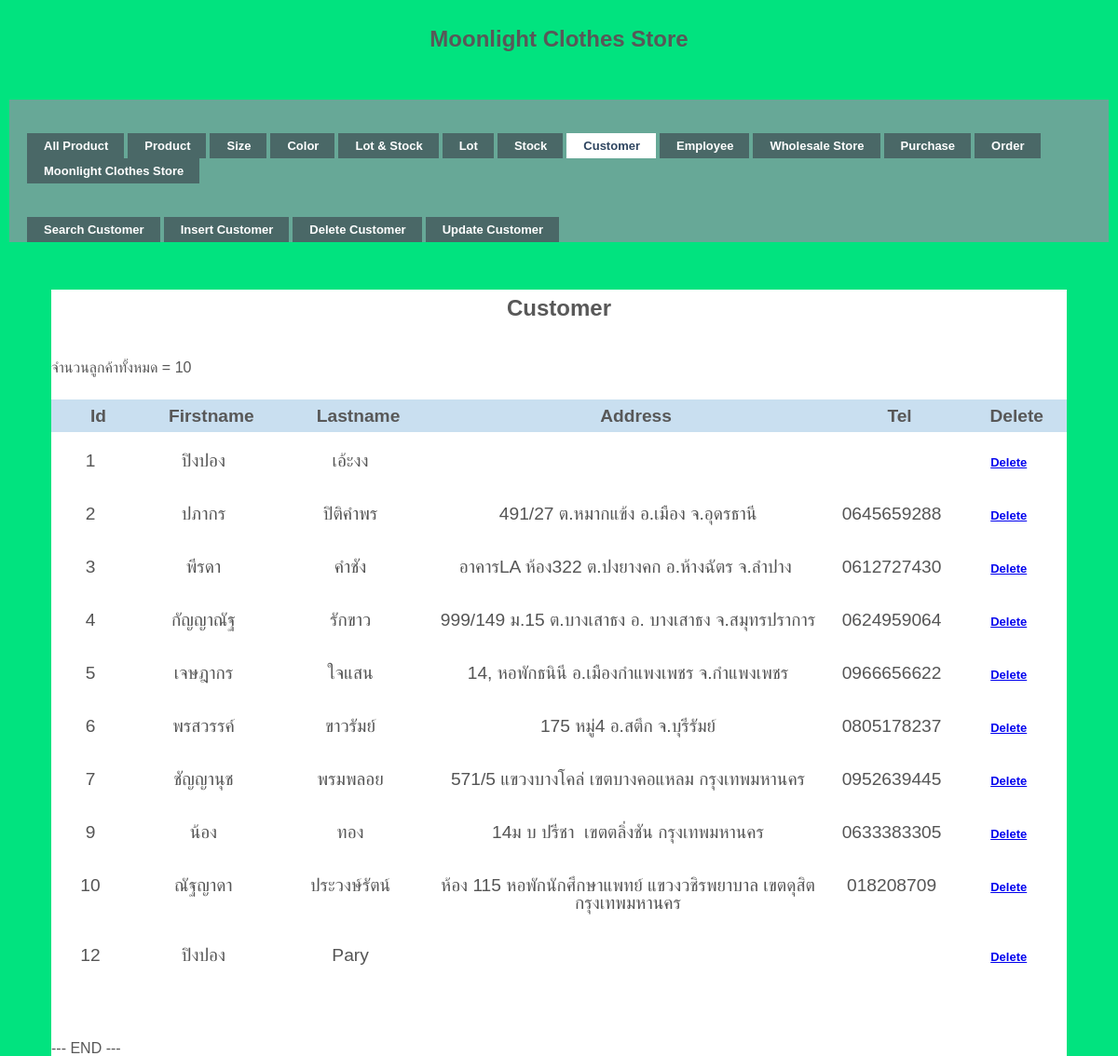
The app's page /Customer.php with its own data.
### tables this page shows
CREATE TABLE `customer` (
  `CustomerId` int(100) NOT NULL,
  `CustomerFirstname` varchar(50) NOT NULL,
  `CustomerLastname` varchar(50) NOT NULL,
  `CustomerAddress` varchar(100) NOT NULL,
  `CustomerTel` varchar(10) NOT NULL
);

### Customer.php (the view, shortened to what this page needs)
<!DOCTYPE html PUBLIC "-//W3C//DTD XHTML 1.0 Transitional//EN" "http://www.w3.org/TR/xhtml1/DTD/xhtml1-transitional.dtd">
<html xmlns="http://www.w3.org/1999/xhtml">
<head>
<link rel="stylesheet" href="styles.css" type="text/css" />
<h1>Moonlight Clothes Store</h1>
</head>
<body>
<div id="demo-container">
  <ul id="simple-menu">
  	<li><a href="allproduct.php" ><span>All Product</span></a></li>
  	<li><a href="product.php" ><span>Product</span></a></li>
	<li><a href="size.php" ><span>Size</span></a></li>
    <li><a href="color.php" ><span>Color</span></a></li>
  	<li><a href="lot&stock.php"  ><span>Lot & Stock </span></a></li>
  	<li><a href="lot.php" ><span>Lot </span></a></li>
    <li><a href="stock.php" ><span>Stock </span></a></li>
  	<li><a href="Customer.php" class="current"><span>Customer</span></a></li>
    <li><a href="Employee.php" ><span>Employee</span></a></li>
    <li><a href="wholesale.php" ><span>Wholesale Store</span></a></li>
    <li><a href="purchase.php" ><span>Purchase</span></a></li>
    <li><a href="order.php" ><span>Order</span></a></li>
    <li><a href="/moonlight/public/index.php"><span>Moonlight Clothes Store</span></a></li>
  </ul>
</div>
<div id="demo-container">
  <ul id="simple-menu">
    <li><a href="searchCus.php"><span>Search Customer</span></a></li>
    <li><a href="insertCus.php"><span>Insert Customer</span></a></li>
    <li><a href="deCusId.php"><span>Delete Customer</span></a></li>
    <li><a href="updateCus.php"><span>Update Customer</span></a></li>
  </ul>
</div>
<br><br>
<div id="wrapper">
<h1> Customer</h1>
</head>
</body>
</html>
  <?php
  require('connect.php');
  $sql = ' SELECT * FROM customer;';
  $conn = mysqli_connect($servername, $username, $password, $dbname);
  $result = mysqli_query($conn, $sql);
  $objQuery = mysqli_query($conn, $sql) or die("Error Query [" . $sql . "]");
  if (mysqli_num_rows($result) > 0) {
        echo 'จำนวนลูกค้าทั้งหมด = ';
        echo mysqli_num_rows($result);
    } else {
    echo "EMPTY DATA";
    }
  ?>
 <table id="keywords" cellspacing="0" cellpadding="0">
    <thead><br>
    <tr>
      <th width="50"><div align="center"><span>Id</span></div></th>
      <th width="120"><div align="center"><span>Firstname</span></div></th>
      <th width="150"><div align="center"><span>Lastname</span></div></th>
      <th width="570"><div align="center"><span>Address</span></div></th>
      <th width="100"><div align="center"><span>Tel</span></div></th>
      <th width="70"><div align="center"><span>Delete</span></div></th>
    </tr>
    </thead>
    <tbody>
    <?php
    while ($objResult = mysqli_fetch_array($objQuery)) {
    ?>
      <tr>
        <td><?php echo $objResult["CustomerId"]; ?></td>
        <td><?php echo $objResult["CustomerFirstname"]; ?></td>
        <td><?php echo $objResult["CustomerLastname"]; ?></td>
        <td><?php echo $objResult["CustomerAddress"]; ?></td>
        <td><?php echo $objResult["CustomerTel"]; ?></td>
        <td align="center"><a href="deleteCusId.php?CustomerId=<?php echo $objResult["CustomerId"]; ?>"><ul id="simple-menu">Delete</ul></a></td>
      </tr>
    <?php
    }
    ?>
  </tbody>
  </table>
  <?php
  echo "--- END ---";
  ?>
</body>
</html>

### styles.css (style rules this page uses)
h1 { font-family:Verdana, Arial, Helvetica, sans-serif; font-size:16px; font-weight:bold; margin:0; padding:0; }
#demo-container { padding:25px 15px 0 15px; background:#67A897; }
ul#simple-menu { list-style-type:none; width:100%; position:relative; height:27px; font-family:"Trebuchet MS",Arial,sans-serif; font-size:13px; font-weight:bold; margin:0; padding:11px 0 0 0; }
ul#simple-menu li { display:block; float:left; margin:0 0 0 4px; height:27px; }
ul#simple-menu li a { display:block; float:left; color:#fff; background:#4A6867; line-height:27px; text-decoration:none; padding:0 17px 0 18px; height:27px; }
ul#simple-menu li a.current { color:#2E4560; background:#fff; }
html, body, div, span, applet, object, iframe, h1, h2, h3, h4, h5, h6, p, blockquote, pre, a, abbr, acronym, address, big, cite, code, del, dfn, em, img, ins, kbd, q, s, samp, small, strike, strong, sub, sup, tt, var, b, u, i, center, dl, dt, dd, ol, ul, li, fieldset, form, label, legend, table, caption, tbody, tfoot, thead, tr, th, td, article, aside, canvas, details, embed, figure, figcaption, footer, header, hgroup, menu, nav, output, ruby, section, summary, time, mark, audio, video { margin: 0; padding: 0; border: 0; font-size: 150%; font: inherit; vertical-align: baseline; outline: none; -webkit-font-smoothing: antialiased; -webkit-text-size-adjust: 100%; -ms-text-size-adjust: 100%; -webkit-box-sizing: border-box; -moz-box-sizing: border-box; box-sizing: border-box; }
html { overflow-y: scroll; }
body { background: #eee url('https://i.imgur.com/eeQeRmk.png'); font-family: 'Helvetica Neue', Helvetica, Arial, sans-serif; font-size: 100%; line-height: 1; color: #585858; padding: 22px 10px; padding-bottom: 55px; }
ol, ul { list-style: none; }
table { border-collapse: collapse; border-spacing: 0; }
h1 { font-family: 'Amarante', Tahoma, sans-serif; font-weight: bold; font-size: 150%; line-height: 1.7em; margin-bottom: 10px; text-align: center; }
#wrapper { display: block; width: 1090px; background: rgb(600, 600, 600); margin: 0 auto; padding: 0px 0px; -webkit-box-align: 2px 2px 3px -1px rgba(0,0,0,0.35); }
#keywords { margin: 0 auto; font-size: 1.2em; margin-bottom: 15px; }
#keywords thead { cursor: pointer; background: #c9dff0; }
#keywords thead tr th { font-weight: bold; padding: 8px 5px; padding-left: 42px; }
#keywords thead tr th span { padding-right: 20px; background-repeat: no-repeat; background-position: 100% 100%; }
#keywords tbody tr { color: #555; }
#keywords tbody tr td { text-align: center; padding: 15px 10px; }
* { box-sizing: border-box; }
html, body { height: 100%; }
body { display: grid; grid-template-rows: 1fr; font-family: "Raleway", sans-serif; background-color: #01e37f; }

### records on screen
customer: CustomerId "1", CustomerFirstname "ปิงปอง", CustomerLastname "เอ้ะงง"
customer: CustomerId "2", CustomerFirstname "ปภากร", CustomerLastname "ปิติคำพร", CustomerAddress "491/27 ต.หมากแข้ง อ.เมือง จ.อุดรธานี", CustomerTel "0645659288"
customer: CustomerId "3", CustomerFirstname "พีรดา", CustomerLastname "คำชัง", CustomerAddress "อาคารLA ห้อง322 ต.ปงยางคก อ.ห้างฉัตร จ.ลำปาง", CustomerTel "0612727430"
customer: CustomerId "4", CustomerFirstname "กัญญาณัฐ", CustomerLastname "รักขาว", CustomerAddress "999/149 ม.15 ต.บางเสาธง อ. บางเสาธง จ.สมุทรปราการ", CustomerTel "0624959064"
customer: CustomerId "5", CustomerFirstname "เจษฎากร", CustomerLastname "ใจแสน", CustomerAddress "14, หอพักธนินี อ.เมืองกำแพงเพชร จ.กำแพงเพชร", CustomerTel "0966656622"
customer: CustomerId "6", CustomerFirstname "พรสวรรค์", CustomerLastname "ขาวรัมย์", CustomerAddress "175 หมู่4 อ.สตึก จ.บุรีรัมย์", CustomerTel "0805178237"
customer: CustomerId "7", CustomerFirstname "ชัญญานุช", CustomerLastname "พรมพลอย", CustomerAddress "571/5 แขวงบางโคล่ เขตบางคอแหลม กรุงเทพมหานคร", CustomerTel "0952639445"
customer: CustomerId "9", CustomerFirstname "น้อง", CustomerLastname "ทอง", CustomerAddress "14ม บ ปรีชา เขตตลิ่งชัน กรุงเทพมหานคร", CustomerTel "0633383305"
customer: CustomerId "10", CustomerFirstname "ณัฐญาดา", CustomerLastname "ประวงษ์รัตน์", CustomerAddress "ห้อง 115 หอพักนักศึกษาแพทย์ แขวงวชิรพยาบาล เขตดุสิต กรุงเทพมหานคร", CustomerTel "018208709"
customer: CustomerId "12", CustomerFirstname "ปิงปอง", CustomerLastname "Pary"

### other values on screen
mysqli_num_rows($result) "10"
